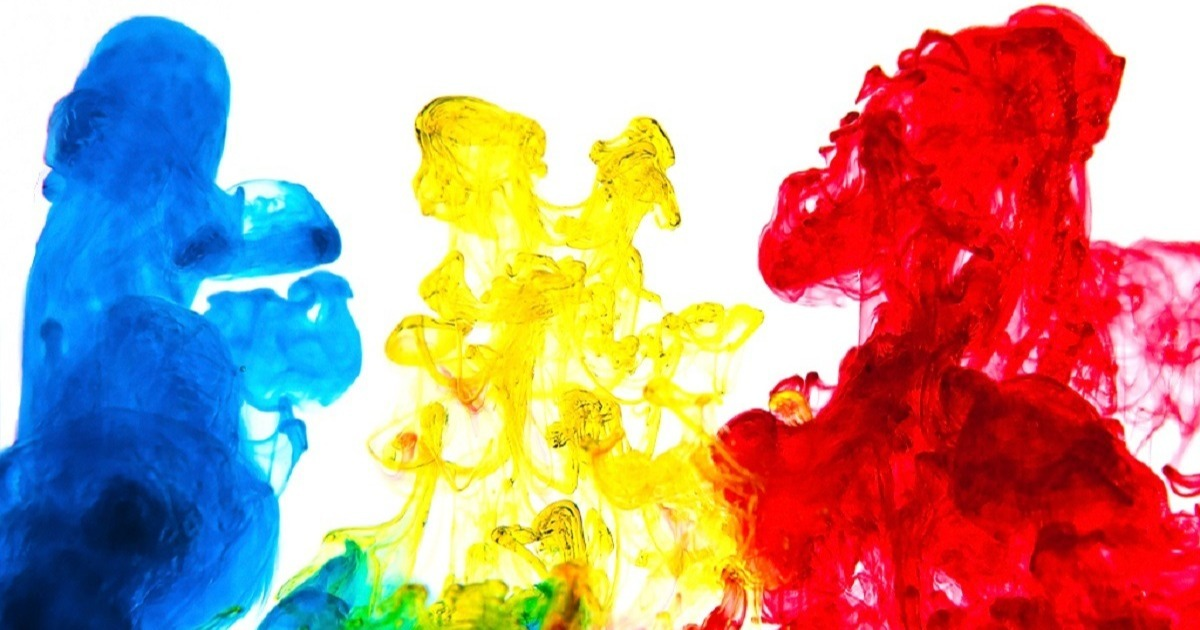
#> input picture Parcial 1/data/imagen_1.jpg, 1200 x 630 px
$ python -i contour_detector.py   (imports and definitions only)
#> lines starting #> are read from the running program, lines starting #| are printed output that depends on the picture; after the words box and inside, x2 and y2 are one past the last pixel; in counts of white or black regions, pixels touching at a corner belong together
#> further down, picture is the input picture: shape (630, 1200, 3); mean B, G, R 141.5, 152.4, 189.2
import cv2
import numpy as np

from Image_Manager.segmentation.threshold import ImageBinarization


class ContourDetector:
    """
    Detecta contornos en una imagen binaria.
    """

    def apply(
        self,
        img: np.ndarray,
        threshold: int = None,
        draw: bool = True
    ):
        """
        Detecta contornos en la imagen.
        """
#> called with draw = True

        # Convertir a escala de grises si es necesario
        if img.ndim == 3:
            gray = cv2.cvtColor(img, cv2.COLOR_BGR2GRAY)
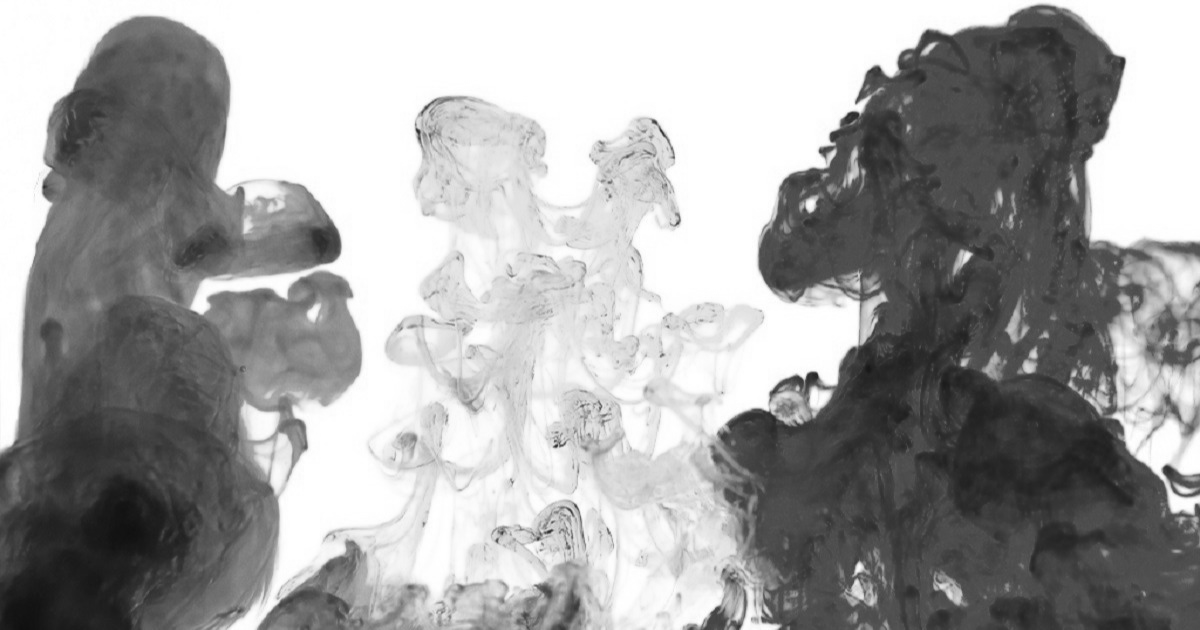
#> gray: shape (630, 1200); min 15, max 255, mean 162.2
        else:
            gray = img.copy()

        # Si se proporciona threshold, binarizar
        if threshold is not None:
            binarizer = ImageBinarization()
            binary = binarizer.apply(gray, threshold)
        else:
            binary = gray

        # Encontrar contornos
        contours, _ = cv2.findContours(
            binary,
            cv2.RETR_EXTERNAL,
            cv2.CHAIN_APPROX_SIMPLE
        )
#> contours = [[[0, 0], [0, 629], [1199, 629], [1199, 0]]]

        output_img = None

        if draw:
            # Convertir a color para dibujar
            if img.ndim == 2:
                output_img = cv2.cvtColor(img, cv2.COLOR_GRAY2BGR)
            else:
                output_img = img.copy()

            cv2.drawContours(output_img, contours, -1, (0, 255, 0), 2)
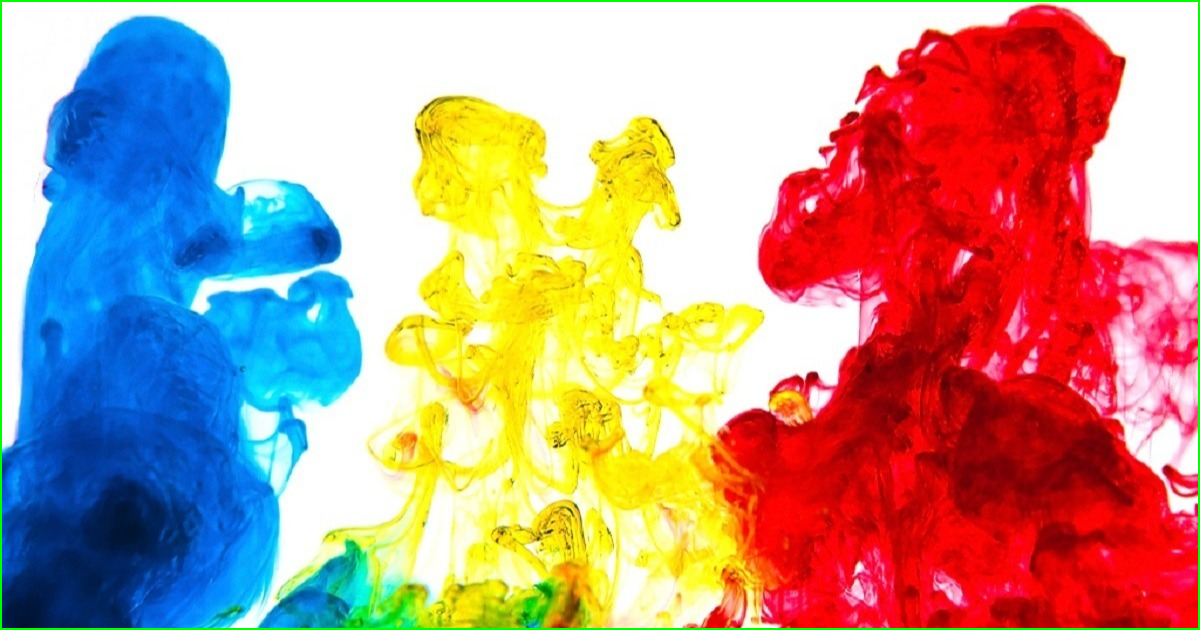
#> output_img: shape (630, 1200, 3); 0.97% of pixels changed, all inside (x1, y1, x2, y2) = (0, 0, 1200, 630)

        return contours, output_img

>>> import cv2
>>> picture = cv2.imread('../../Parcial 1/data/imagen_1.jpg')
>>> result = ContourDetector().apply(picture)

$ run again, on Parcial 1/data/imagen_2.png
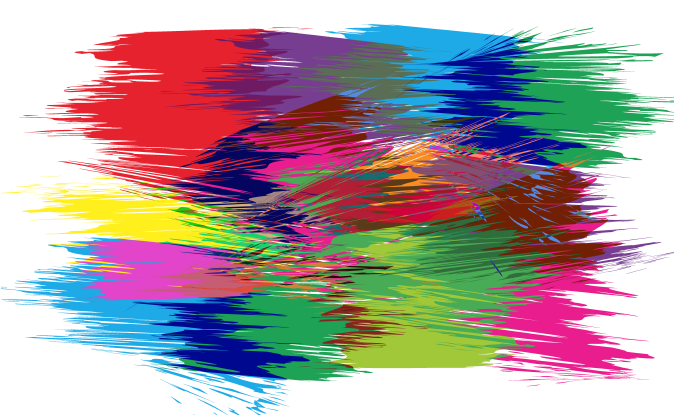
#> input picture Parcial 1/data/imagen_2.png, 674 x 415 px
#> picture is the input picture: shape (415, 674, 3); mean B, G, R 159.3, 157, 172.1
#> in apply, `gray = cv2.cvtColor(img, cv2.COLOR_BGR2GRAY)`:
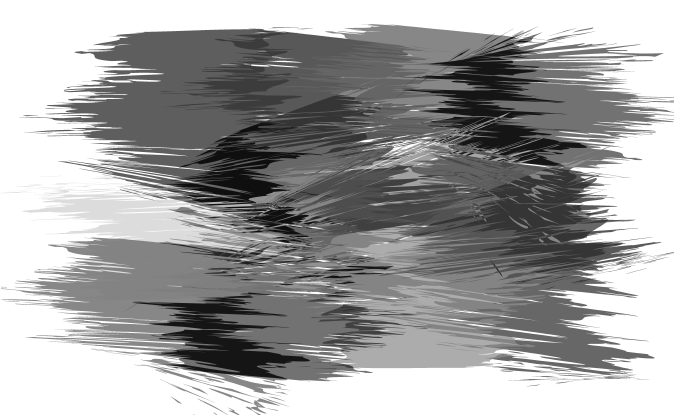
#> gray: shape (415, 674); min 15, max 255, mean 161.9
#> contours = [[[0, 0], [0, 414], [673, 414], [673, 0]]]
#> in apply, `cv2.drawContours(output_img, contours, -1, (0, 255, 0), 2)`:
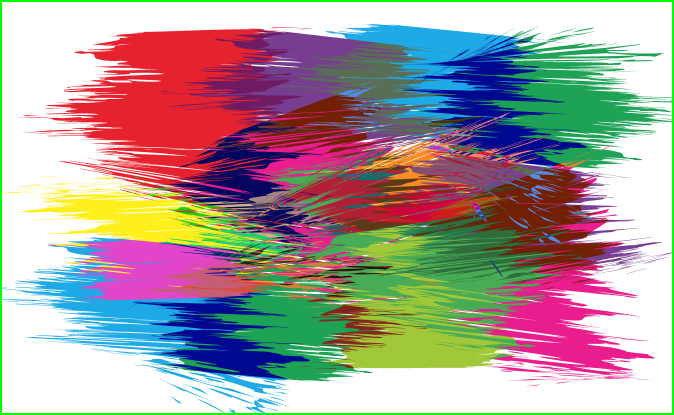
#> output_img: shape (415, 674, 3); 1.55% of pixels changed, all inside (x1, y1, x2, y2) = (0, 0, 674, 415)
